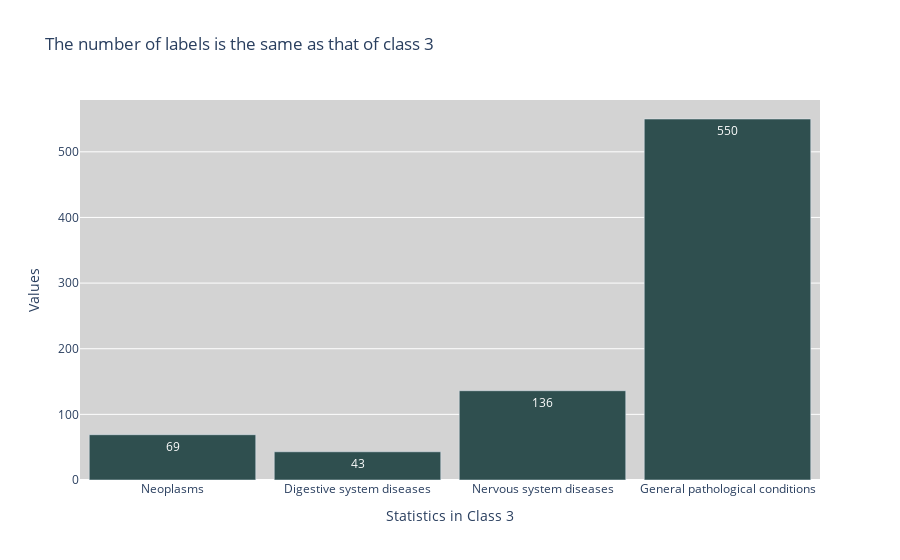

This figure's notebook cell:
### Code cell
# Show the number of duplicate data of Class 3 compared to the remaining classes

labels = list(class_mapping.values())
labels.remove(labels[3])
values = [len(a_id_df0_3), len(b_id_df1_2), len(c_id_df2_1), len(d_id_df4)]

visualize_multilabel(labels,
                     values,
                     title='The number of labels is the same as that of class 3',
                     x_title='Statistics in Class 3'
                    )

### Figure 1 — Plotly figure (JSON) as saved in the notebook; plotly's stock layout.template omitted (floating-point values rounded to 4 significant figures)
{"data": [{"marker": {"color": "darkslategray"}, "text": ["69", "43", "136", "550"], "textposition": "auto", "type": "bar", "x": ["Neoplasms", "Digestive system diseases", "Nervous system diseases", "General pathological conditions"], "y": [69, 43, 136, 550]}], "layout": {"autosize": true, "bargap": 0.1, "coloraxis": {"colorbar": {"title": {"text": "Values"}}}, "plot_bgcolor": "lightgray", "title": {"text": "The number of labels is the same as that of class 3"}, "xaxis": {"autorange": true, "range": [-0.5, 3.5], "title": {"text": "Statistics in Class 3"}, "type": "category"}, "yaxis": {"autorange": true, "range": [0, 578.9], "title": {"text": "Values"}, "type": "linear"}}}
